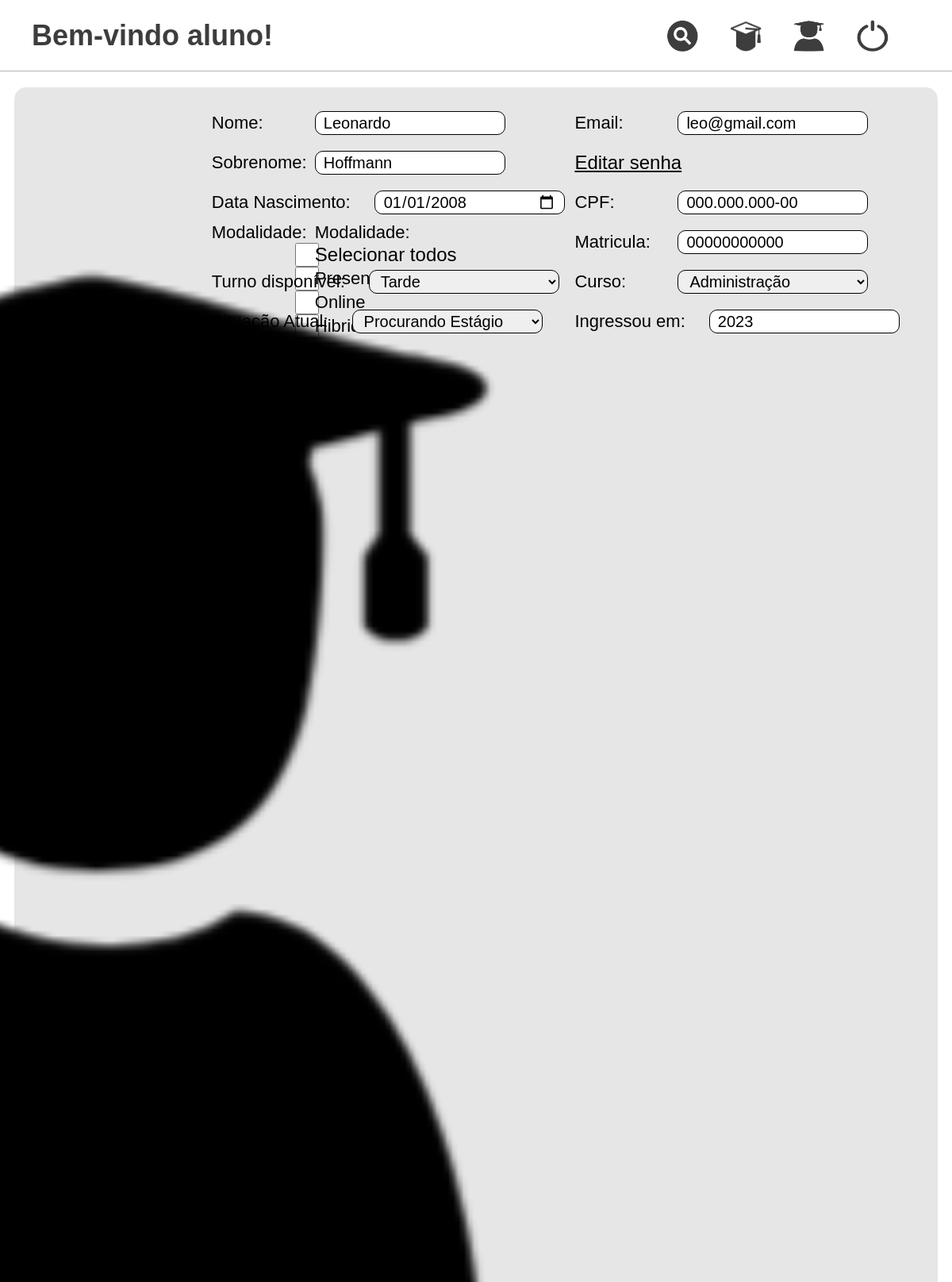
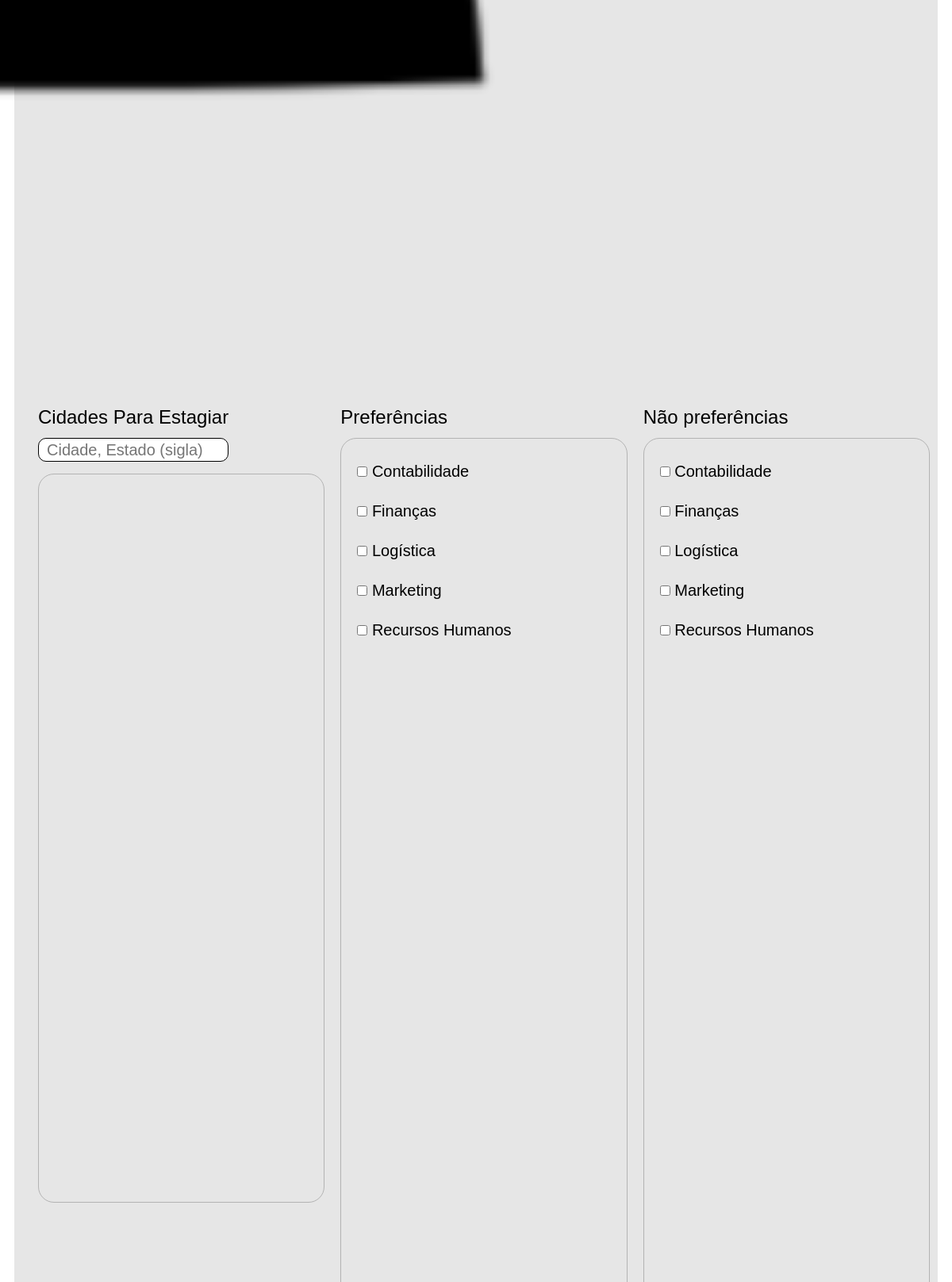
Page /pages/editar/editarCadastroAluno.php (signed in, upper part) on the committed database (2 pictures, top to bottom).
### tables this page shows
CREATE TABLE `usuario` (
  `ID_Usuario` int(11) NOT NULL,
  `Nome` varchar(50) DEFAULT NULL,
  `Sobrenome` varchar(50) DEFAULT NULL,
  `Email` varchar(100) DEFAULT NULL,
  `Senha` varchar(255) DEFAULT NULL,
  `Tipo_Usuario` varchar(20) DEFAULT NULL,
  `Status_Cadastro` varchar(20) DEFAULT 'ativo',
  `ID_Foto` int(11) DEFAULT NULL,
  `CPF` varchar(20) DEFAULT NULL,
  `Data_Nascimento` date DEFAULT NULL
);

CREATE TABLE `aluno` (
  `ID_Aluno` int(11) NOT NULL,
  `Turno_Disponivel` varchar(15) DEFAULT NULL,
  `Status_Estagio` varchar(30) DEFAULT NULL,
  `ID_Curso` int(11) DEFAULT NULL,
  `Modalidade` varchar(15) DEFAULT NULL,
  `Ano_Ingresso` int(10) DEFAULT NULL,
  `Matricula` varchar(50) DEFAULT NULL
);

CREATE TABLE `preferencia` (
  `ID_Preferencia` int(11) NOT NULL,
  `Descricao` varchar(100) DEFAULT NULL,
  `ID_Curso` int(11) DEFAULT NULL
);

### src/bd/MySQL.php (called while the page is built, shortened)
<?php
class MySQL {
	private $connection;
	public function __construct() {
		$this->connection = new \mysqli(HOST, USUARIO, SENHA, BANCO);
		$this->connection->set_charset("utf8");
	}
	public function search(string $sql, string $types, array $params) : array {
		$stmt = $this->connection->prepare($sql);
		if(!($types == "" || empty($params))) {
			$stmt->bind_param($types, ...$params);
		}
		$stmt->execute();
		$result = $stmt->get_result();
    	return $result ? $result->fetch_all(MYSQLI_ASSOC) : [];
	}
}
?>

### src/classes/Usuario.php (called while the page is built, shortened)
<?php
class Usuario {
    protected int $idUsuario;
    protected int $idFoto;
    protected string $nome;
    protected string $sobrenome;
    protected string $senha;
    protected string $email;
    protected string $tipoUsuario;
    protected string $cpf;
    protected string $dataNascimento;
    protected string $statusCadastro = "Ativo";
    public function __construct(string $email, string $senha) {
        $this->email = $email;
        $this->senha = $senha;
    }
    public static function findUsuario(int $idUsuario) : Usuario {
        $conexao = new MySQL();
        $tipos = "i";
        $params = [$idUsuario];
        $sql = "SELECT *, DATE_FORMAT(u.Data_Nascimento, '%d/%m/%Y') AS Data_Nascimento FROM usuario u
        WHERE u.ID_Usuario = ? AND u.Status_Cadastro = 'ativo'";
        $resultados = $conexao->search($sql, $tipos, $params);
        $resultado = $resultados[0];
        $usuario = new Usuario($resultado["Email"], $resultado["Senha"]);
        $usuario->setIdUsuario($resultado["ID_Usuario"]);
        $usuario->setIdFoto($resultado["ID_Foto"]);
        $usuario->setNome($resultado["Nome"]);
        $usuario->setSobrenome($resultado["Sobrenome"]);
        $usuario->setTipoUsuario($resultado["Tipo_Usuario"]);
        $usuario->setStatusCadastro($resultado["Status_Cadastro"]);
        $usuario->setDataNascimento($resultado["Data_Nascimento"]);
        $usuario->setCPF($resultado["CPF"]);
        $usuario->setPreferencias();
        return $usuario;
    }
    public function setPreferencias() : void {
        $conexao = new MySQL();
        $tipos = "i";
        $params = [$this->idUsuario];
        $sql = "SELECT * FROM preferencia p
        JOIN usuario_preferencia up ON up.ID_Preferencia = p.ID_Preferencia WHERE up.Prefere = 'sim' AND up.ID_Usuario = ? ORDER BY p.Descricao";
        $resultados = $conexao->search($sql, $tipos, $params);
        $sql = "SELECT * FROM preferencia p
        JOIN usuario_preferencia up ON up.ID_Preferencia = p.ID_Preferencia WHERE up.Prefere = 'nao' AND up.ID_Usuario = ? ORDER BY p.Descricao";
        $resultados = $conexao->search($sql, $tipos, $params);
    }
    public function getIdUsuario() : int {
        return $this->idUsuario;
    }
    public function setIdUsuario(int $idUsuario) : void {
        $this->idUsuario = $idUsuario;
    }
    public function getIdFoto() : int {
        return $this->idFoto;
    }
    public function setIdFoto(int $idFoto) : void {
        $this->idFoto = $idFoto;
    }
    public function getEmail() : string {
        return $this->email;
    }
    public function getNome() : string {
        return $this->nome;
    }
    public function setNome(string $nome) : void {
        $this->nome = $nome;
    }
    public function getSobrenome() : string {
        return $this->sobrenome;
    }
    public function setSobrenome(string $sobrenome) : void {
        $this->sobrenome = $sobrenome;
    }
    public function getSenha() : string {
        return $this->senha;
    }
    public function getTipoUsuario() : string {
        return $this->tipoUsuario;
    }
    public function setTipoUsuario(string $tipoUsuario) : void {
        $this->tipoUsuario = $tipoUsuario;
    }
    public function getStatusCadastro() : string {
        return $this->statusCadastro;
    }
    public function setStatusCadastro(string $statusCadastro) : void {
        $this->statusCadastro = $statusCadastro;
    }
    public function getDataNascimento() : string {
        return $this->dataNascimento;
    }
    public function setDataNascimento(string $dataNascimento) : void {
        $this->dataNascimento = $dataNascimento;
    }
    public function getCPF() : string {
        return $this->cpf;
    }
    public function setCPF(string $cpf) : void {
        $this->cpf = $cpf;
    }
}
?>

### src/classes/Aluno.php (called while the page is built, shortened)
<?php
class Aluno extends Usuario {
    private int $idCurso;
    public static function findAluno($idAluno) : Aluno {
        $usuario = parent::findUsuario($idAluno);
        $connection = new MySQL();
        $tipos = "i";
        $params = [$idAluno];
        $sql = "SELECT a.*, c.Nome AS Nome_Curso FROM aluno a JOIN curso c ON c.ID_Curso = a.ID_Curso WHERE a.ID_Aluno = ?";
        $resultados = $connection->search($sql, $tipos, $params);
        $resultado = $resultados[0];
        $aluno = new Aluno($usuario->getEmail(), $usuario->getSenha());
        $aluno->setIdUsuario( $usuario->getIdUsuario() );
        $aluno->setNome( $usuario->getNome() );
        $aluno->setSobrenome( $usuario->getSobrenome() );
        $aluno->setTipoUsuario( $usuario->getTipoUsuario() );
        $aluno->setIdFoto( $usuario->getIdFoto() );
        $aluno->setStatusCadastro( $usuario->getStatusCadastro() );
        $aluno->setDataNascimento( $usuario->getDataNascimento() );
        $aluno->setCPF( $usuario->getCPF() );
        $aluno->setPreferencias();
        $aluno->setTurnoDisponivel($resultado["Turno_Disponivel"]);
        $aluno->setStatusEstagio($resultado["Status_Estagio"]);
        $aluno->setModalidade($resultado["Modalidade"]);
        $aluno->setAnoIngresso($resultado["Ano_Ingresso"]);
        $aluno->setMatricula($resultado["Matricula"]);
        $aluno->setIdCurso($resultado["ID_Curso"]);
        $aluno->setCidadesEstagiar();
        return $aluno;
    }
    public function setCidadesEstagiar() : void {
        $conexao = new MySQL();
        $tipos = "i";
        $params = [$this->idUsuario];
        $sql = "SELECT * FROM cidade c JOIN usuario_cidade uc ON uc.ID_Cidade = c.ID_Cidade WHERE uc.ID_Usuario = ? ORDER BY c.UF, c.Nome";
        $resultados = $conexao->search($sql, $tipos, $params);
    }
    public function setIdCurso($idCurso) : void {
        $this->idCurso = $idCurso;
    }
    public function getCurso() : Curso {
        return Curso::findCurso($this->idCurso);
    }
}
?>

### src/classes/Curso.php (called while the page is built, shortened)
<?php
class Curso {
    private int $idCurso;
    private string $nome;
    public function __construct(string $nome) {
        $this->nome = $nome;
    }
    public static function findCurso($idCurso) : Curso {
        $connection = new MySQL();
        $tipos = "i";
        $params = [$idCurso];
        $sql = "SELECT * FROM curso c WHERE c.ID_Curso = ?";
        $resultados = $connection->search($sql, $tipos, $params);
        $resultado = $resultados[0];
        $curso = new Curso($resultado["Nome"]);
        $curso->setIdCurso($resultado["ID_Curso"]);
        return $curso;
    }
    public static function findAllCursos() : array {
        $connection = new MySQL();
        $cursos = [];
        $tipos = "";
        $params = [];
        $sql = "SELECT * FROM curso c ORDER BY c.Nome";
        $resultados = $connection->search($sql, $tipos, $params);
        foreach($resultados as $resultado) {
            $curso = new Curso($resultado["Nome"]);
            $curso->setIdCurso($resultado["ID_Curso"]);
            $cursos[] = $curso;
        }
        return $cursos;
    }
    public function getIdCurso() : int {
        return $this->idCurso;
    }
    public function setIdCurso($idCurso) : void {
        $this->idCurso = $idCurso;
    }
    public function getNome() : string {
        return $this->nome;
    }
}
?>

### pages/editar/editarCadastroAluno.php (the view, shortened to what this page needs)
<?php
$aluno = Aluno::findAluno($_SESSION["idUsuario"]);
$preferencias = Preferencia::findAllPreferenciasByCurso($aluno->getCurso()->getIdCurso());
$cursos = Curso::findAllCursos();
?>
<!DOCTYPE html>
<html lang="pt-BR">
<head>
    <link rel="stylesheet" href="./../../src/styles/reset.css">
    <link rel= "stylesheet" href="./../../src/styles/styleEditar.css">
</head>
<body>
    <div class="container">
        <?php
        require_once __DIR__ . "/../../menu.php";
        ?>
        <main>
            <form action="./editarCadastroAluno.php" method="post">
                <section class="dados">
                    <section class="imagem">
                        <figure>
                            <img src="./../../icones/iconAluno.png" alt="Icone Aluno">
                        </figure>
                    </section>
                    <section class="dados-input">
                        <section>
                            <label for="nome">Nome:</label>
                            <input type="text" name="nome"  value="<?php echo $aluno->getNome(); ?>" required>
                        </section>
                        <section>
                            <label for="sobrenome">Sobrenome:</label>
                            <input type="text" name="sobrenome"  value="<?php echo $aluno->getSobrenome(); ?>" required>
                        </section>
                        <section class="more-space">
                            <label for="dataNascimento">Data Nascimento:</label>
                            <input type="date" name="dataNascimento"  value="<?php echo date("Y-m-d", strtotime(str_replace("/", "-", $aluno->getDataNAscimento())));; ?>" max="<?php echo date('Y-m-d'); ?>" required>
                        </section>
                        <section>
                            <label for="modalidade">Modalidade:</label>
                            <label for="modalidade">Modalidade:</label>
                            <input type="checkbox" name="presencial" id="presencial" value="presencial" <?php echo $modalidade["presencial"]; ?> onchange="verificar()"><label for="presencial">Presencial</label>
                            <input type="checkbox" name="online" id="online" value="online" <?php echo $modalidade["remoto"]; ?> onchange="verificar()"><label for="online">Online</label>
                            <input type="checkbox" name="hibrido" id="hibrido" value="hibrido" <?php echo $modalidade["hibrido"]; ?> onchange="verificar()"><label for="hibrido">Hibrido</label>
                        </section>
                        <section class="more-space">
                            <label for="turno">Turno disponível:</label>
                        </section>
                        <section class="more-space">
                            <label for="situacao">Situação Atual:</label>
                        </section>
                    </section>
                    <section class="dados-input">
                        <section>
                            <label for="email">Email:</label>
                            <input type="email" name="email" value="<?php echo $aluno->getEmail(); ?>" required>
                        </section>
                        <section id="divEditSenha">
                            <a href="editarSenhaAluno.php" id='editSenha'>Editar senha </a>
                        </section>
                        <section>
                            <label for="cpf">CPF:</label>
                            <input type="texto" name="cpf" pattern="^(?=(?:.*\d){11}$)(?:\d{11}|\d{3}\.\d{3}\.\d{3}-\d{2})$" id="cpf" placeholder="___.___.___-__" value="<?php echo $aluno->getCPF(); ?>" required>
                        </section>
                        <section>
                            <label for="matricula">Matricula:</label>
                            <input type="string" name="matricula"  value="<?php echo $aluno->getMatricula(); ?>" required>
                        </section>
                        <section>
                            <label for="curso">Curso:</label>
                            <select id="curso" name="curso">
                                <?php
                                $cursoSelecionado = $aluno->getIdCurso();
                                foreach($cursos as $curso) {
                                    $selected = $curso->getIdCurso() == $cursoSelecionado ? 'selected' : '';
                                    echo "<option value={$curso->getIdCurso()} {$selected}>{$curso->getNome()}</option>";
                                }
                                ?>
                            </select>
                        </section>
                        <section class="more-space">
                            <label for="ano">Ingressou em:</label>
                            <input type="number" name="ano" max='2025' value="<?php echo $aluno->getAnoIngresso(); ?>" required>
                        </section>
                    </section>
                </section>
                <section class="preferencias">
                    <section class="cidades">
                        <p>Cidades Para Estagiar</p>
                        <input type="text" name="cidadeEstagiar" id="cidadeEstagiar" placeholder="Cidade, Estado (sigla)">
                        <div class='sugestoes'></div>
                    </section>
                    <section>
                        <p>Preferências</p>
                        <div id="preferencias">
                            <?php
                            foreach($preferencias as $preferencia) {
                                $selected = array_key_exists($preferencia->getIdPreferencia(), $aluno->getPreferencias()) ? "checked" : "";
                                echo "<label><input type='checkbox' name='preferencias[]' value={$preferencia->getIdPreferencia()} {$selected}> {$preferencia->getDescricao()}</label>";
                            }
                            ?>
                        </div>
                    </section>
                    <section>
                        <p>Não preferências</p>
                        <div id="naoPreferencias">
                            <?php
                            foreach($preferencias as $preferencia) {
                                $selected = array_key_exists($preferencia->getIdPreferencia(), $aluno->getNaoPreferencias()) ? "checked" : "";
                                echo "<label><input type='checkbox' name='naoPreferencias[]' value={$preferencia->getIdPreferencia()} {$selected}> {$preferencia->getDescricao()}</label>";
                            }
                            ?>
                        </div>
                    </section>
                </section>
            </form>
        </main>
    </div>
</body>
</html>

### rows in the picture
usuario: nome "Leonardo", sobrenome "Hoffmann", email "leo@gmail.com", cpf "000.000.000-00"
aluno: matricula "00000000000", ano "2023"
preferencia: Descricao "Contabilidade"
preferencia: Descricao "Finanças"
preferencia: Descricao "Logística"
preferencia: Descricao "Marketing"
preferencia: Descricao "Recursos Humanos"

### other values in the picture
$_SESSION['tipoUsuario'] "aluno"
form field curso "Administração"
